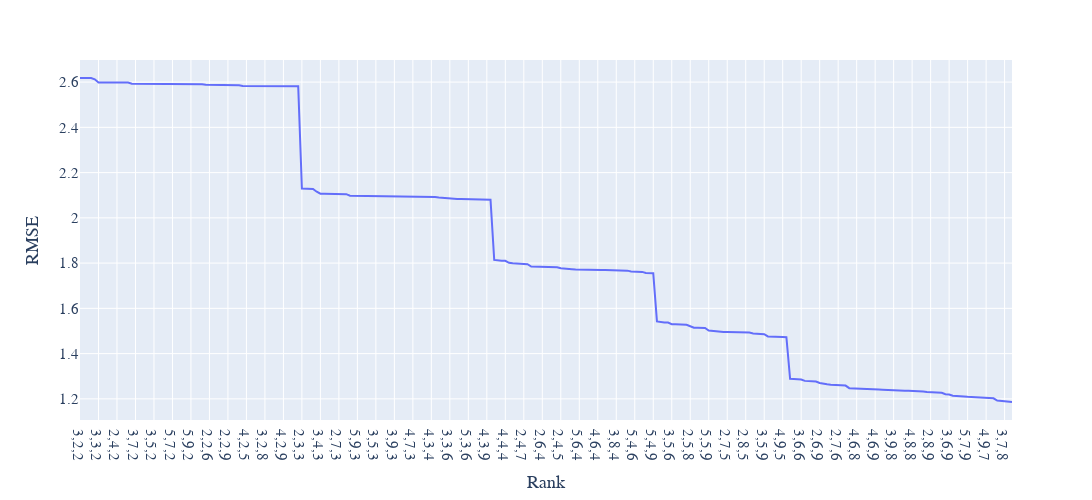

Notebook cell for this chart:
### Markdown cell above
- Plot Variation in rank vs RMSE score

### Code cell
#scale = (width_in_mm / 25.4) / (width_default_px / dpi) = (130 / 25.4) / (700 / 300) = 2.1934758155230596
fig = px.line(h, 
                 x='Rank', 
                 y='RMSE', 
                 width=1400,
                 height=500
                 )
fig.update_layout(
    font_family='Arial',
    font_size=15
)
fig.update(layout=dict(title=dict(x=0.5)))
fig.update_traces(marker_size=5)
fig.show()
fig.write_image('graphs/hr rank vs rmse.jpeg',scale=(150 / 25.4) / (700 / 900))
fig.write_image('graphs/hr rank vs rmse.pdf',scale=(150 / 25.4) / (700 / 300))

### Figure 1 — Plotly figure (JSON) as saved in the notebook; plotly's stock layout.template omitted (floating-point values rounded to 4 significant figures; data arrays with more than 128 entries replaced by an {"elided": "..."} marker saying what was removed)
{"data": [{"hovertemplate": "Rank=%{x}<br>RMSE=%{y}<extra></extra>", "legendgroup": "", "line": {"color": "#636efa", "dash": "solid"}, "marker": {"size": 5, "symbol": "circle"}, "mode": "lines", "name": "", "orientation": "v", "showlegend": false, "type": "scatter", "x": {"elided": "253 str values"}, "xaxis": "x", "y": {"elided": "253 float values"}, "yaxis": "y"}], "layout": {"font": {"family": "Arial", "size": 15}, "height": 500, "legend": {"tracegroupgap": 0}, "margin": {"t": 60}, "title": {"x": 0.5}, "width": 1400, "xaxis": {"anchor": "y", "domain": [0, 1], "title": {"text": "Rank"}}, "yaxis": {"anchor": "x", "domain": [0, 1], "title": {"text": "RMSE"}}}}
